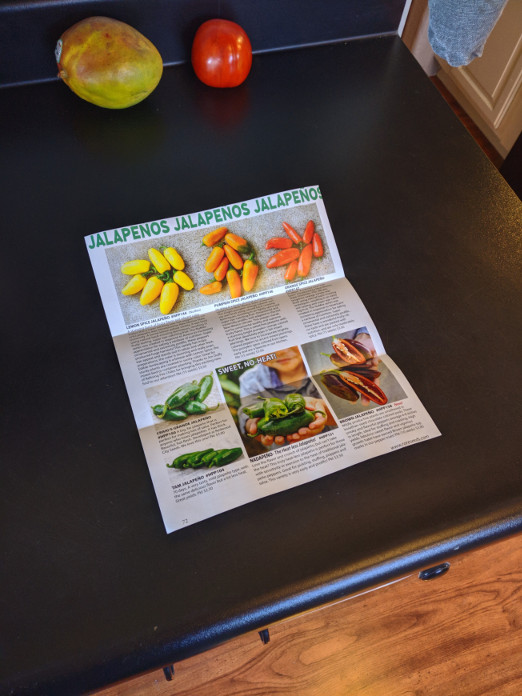
#> input picture input.jpg, 522 x 696 px
$ python document_warp.py   (older library calls are emulated)
#> lines starting #> are read from the running program, lines starting #| are printed output that depends on the picture; after the words box and inside, x2 and y2 are one past the last pixel; in counts of white or black regions, pixels touching at a corner belong together
##############################################################################
#
# Author: Frank Bieberly
# Date: 2 April 2020
# Name: document_warp.py
# Description:
# This script takes an input image and will perform a perspective transform
# on a user-defined rectangular region of that image. This code is principally
# designed to warp pictures of paper to give a head-on view of the paper.
# User defines a region by left-clicking 4 points surrounding the region
# they wish to transform. Some automated contour selection will work on high-
# contrast images.
#
# Usage: python perspective_warp.py
#        python perspective_warp.py input_image.jpg
#        python perspective_warp.py input_image.jpg output_image.jpg
#
##############################################################################


import sys
from math import sqrt, floor

import cv2
import numpy as np
from scipy.interpolate import interp1d

from helpers import clockwise_order

# File to open
image_filename = './input.jpg'
output_image_filename = './warp_output.jpg'

# Script can accept a filename command line argument
if len(sys.argv) > 1:
    image_filename = sys.argv[1]
if len(sys.argv) > 2:
    output_image_filename = sys.argv[2]
image_orig = cv2.imread(image_filename)
#> image_orig is the input picture: shape (696, 522, 3); mean B, G, R 61.7, 70.1, 85.8

im_height, im_width = image_orig.shape[:2]
im_ratio = float(im_height)/im_width

# Computer screen width and height (update with your own)
screen_width, screen_height = 1920, 1080

# For portrait mode use 8.5/11.0, else use 11.0/8.5
# (or whatever other dimensions you want)
output_w, output_h = 8.5, 11.0
if im_width > im_height:
    output_w, output_h = output_h, output_w
output_ratio = output_w/output_h
output_height = int(800)
output_width = int(output_height * output_ratio)

# Calculate the resolution to display the image on the screen at
new_width, new_height = 0, 0
if float(im_height)/screen_height > float(im_width)/screen_width:
    new_height = int(screen_height)
    new_width = int(float(new_height)/im_ratio)
else:
    new_width = int(screen_width)
    new_height = int(new_height/im_ratio)

resize_ratio = float(im_width)/new_width
image_resize = cv2.resize(image_orig, (new_width, new_height))
image = image_resize.copy()

# The shape that the warped image will conform to
output_points = [[0, 0],
                 [0, output_height],
                 [output_width, 0],
                 [output_width, output_height]]

# Lists to hold user defined positions on the image
click_list = []
new_contours = []

# Distance to search for nearby contour points in automatic selection
dist_threshold = 150  # distance threshold to find nearby contour points

# Minimum length of a countour to keep
len_thresh = 300

# For grid-warping, set number of polygons per side
# More points can take significantly longer.
x_grid_num = 8
y_grid_num = 8

# Find contours on the users image
imgray = cv2.cvtColor(image, cv2.COLOR_BGR2GRAY)
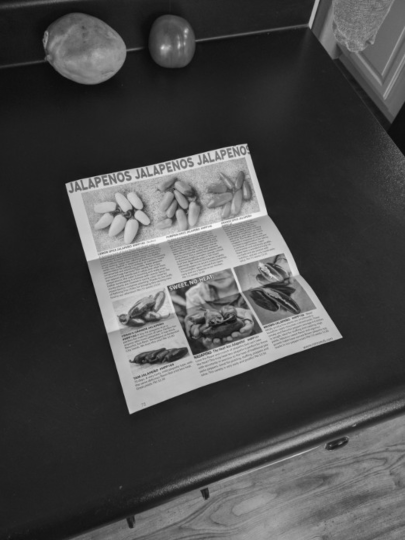
#> imgray: shape (1080, 810) (shown at 1/2 size); min 7, max 250, mean 73.7
blur = cv2.GaussianBlur(imgray, (9, 9), 0)
sigma = 0.30
v = np.median(image)
#> v = 40
lower = int(max(0, (1.0 - sigma) * v))
#> lower = 28
upper = int(min(255, (1.0 + sigma) * v))
#> upper = 52

edges = cv2.Canny(blur, lower, upper, apertureSize = 3)
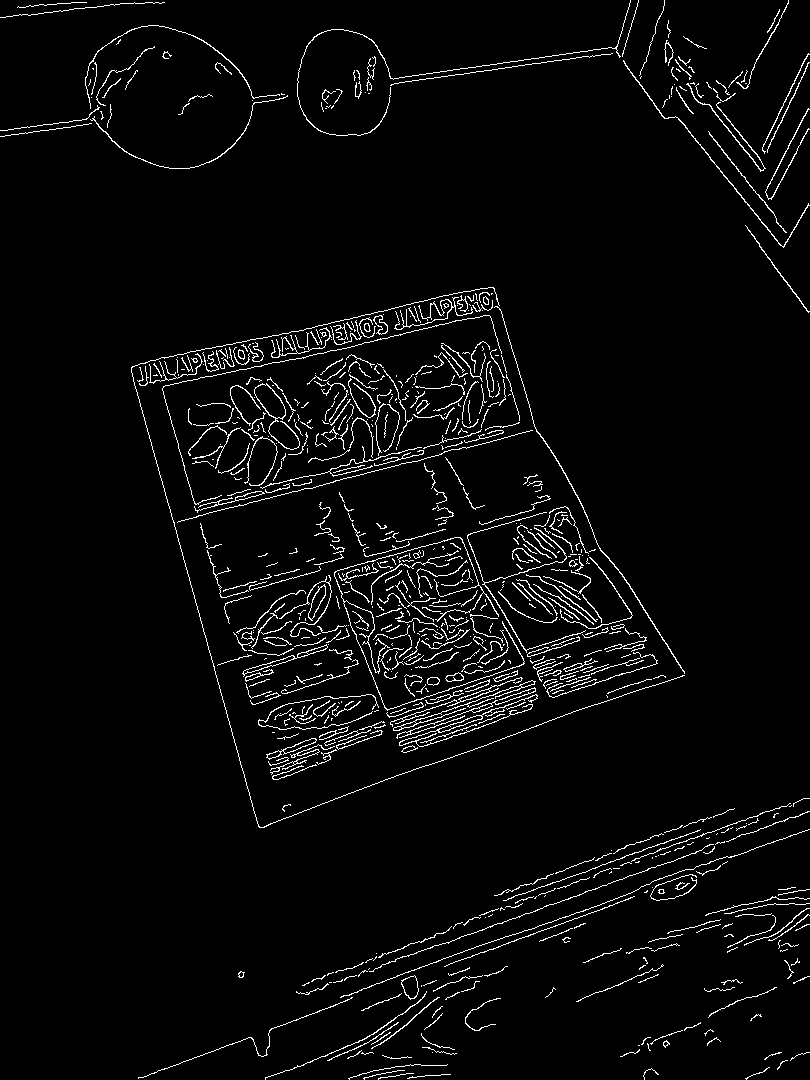
#> edges: shape (1080, 810); 3.7% white in thin lines or dots
kernel = np.ones((2, 2), np.uint8)
edges = cv2.dilate(edges, kernel)
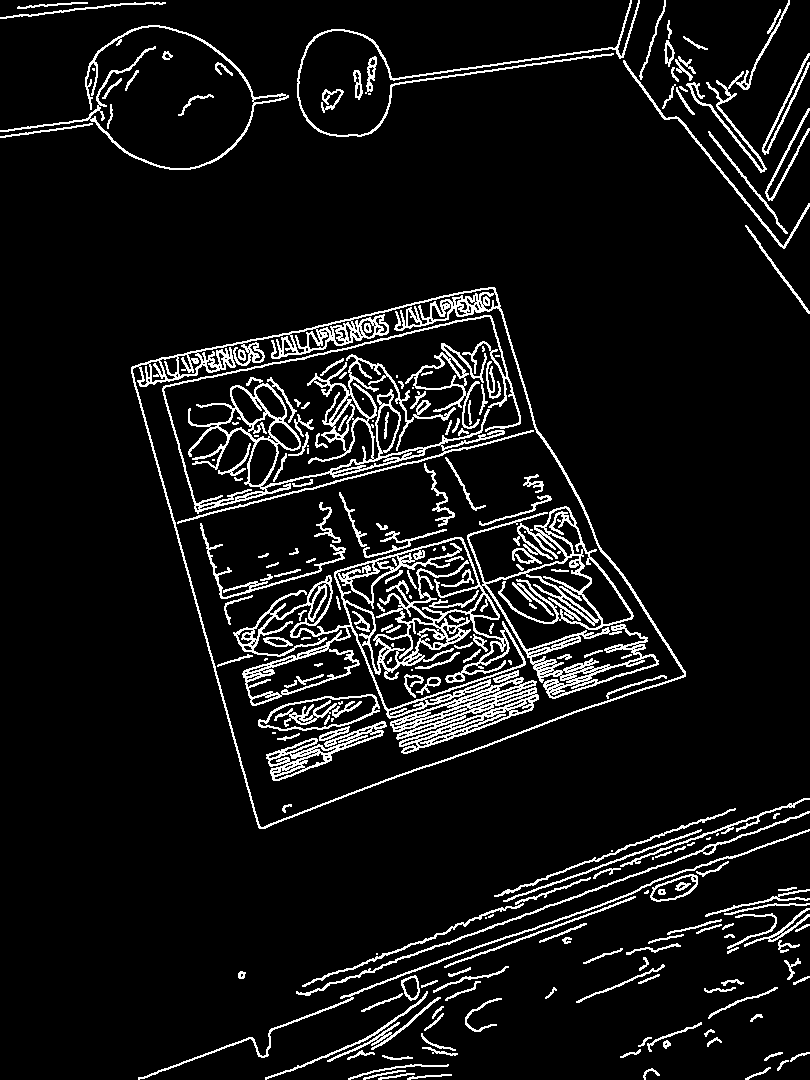
#> edges: shape (1080, 810); 8.2% white in thin lines or dots
im2, contours, hierarchy = cv2.findContours(edges, cv2.RETR_EXTERNAL, cv2.CHAIN_APPROX_SIMPLE)
#> contours = 115 contours, 17 with area under 20; largest, box (x1, y1, x2, y2) and area: (131, 287, 686, 829) 181304, (0, 25, 289, 170) 1331, (297, 0, 640, 137) 1132, (138, 829, 810, 1080) 1026, (296, 811, 810, 996) 868

# Keep only long contours
long_contours = []
for cnt in contours:
    cnt_len = 0
    for xx in range(len(cnt) - 1):
        cnt_len += sqrt((cnt[xx][0][0] - cnt[xx+1][0][0])**2 + (cnt[xx][0][1] - cnt[xx+1][0][1])**2)
    if cnt_len > len_thresh:
        long_contours.append(cnt)
#> this loop made 115 passes
#> (the rest of the program and of its run is left out)
